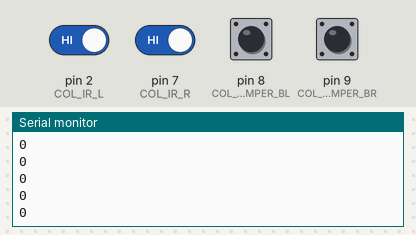
Bench run of a sketch on a simulated Arduino Uno, built with avr-gcc and run on an emulated ATmega328P. Parts: the last lines printed to the serial monitor. The inputs (shaded band) are chosen by the test bench; at power-on: pin 2 (COL_IR_L), pin 7 (COL_IR_R), pin 8 (COL_BUMPER_BL), pin 9 (COL_BUMPER_BR) HIGH.

Above: at 1.2 s.
1.3 s: pin 2 (COL_IR_L) driven LOW
At 1.32 s:
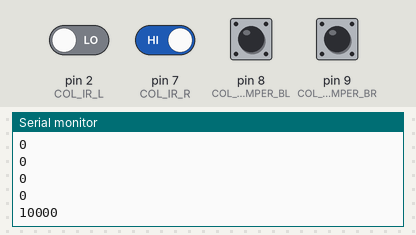
2.8 s: pin 7 (COL_IR_R) driven LOW
At 2.83 s:
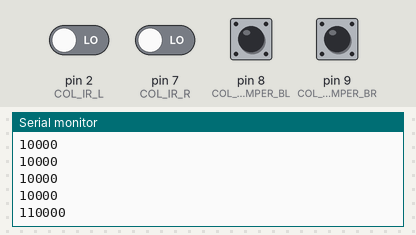
4.3 s: pin 8 (COL_BUMPER_BL) pulled LOW for 0.15 s
At 4.34 s:
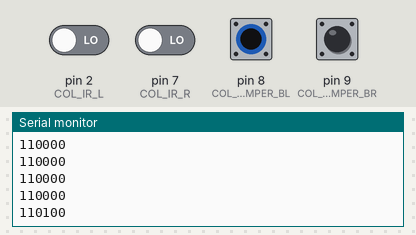
5.9 s: pin 9 (COL_BUMPER_BR) pulled LOW for 0.15 s
At 5.95 s:
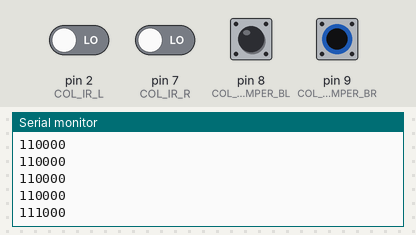
7.5 s: pin 2 (COL_IR_L) driven HIGH
At 7.56 s:
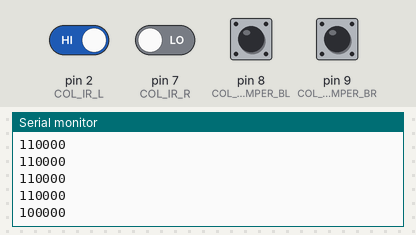
9.0 s: pin 8 (COL_BUMPER_BL) pulled LOW for 1 s
At 9.02 s:
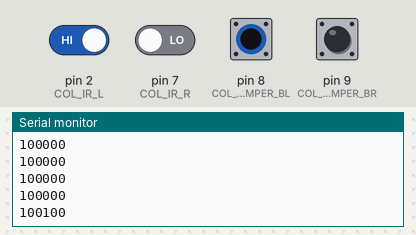
Timing chart, 0 to 12.0 s (numbered marks = the images above; inputs shaded):
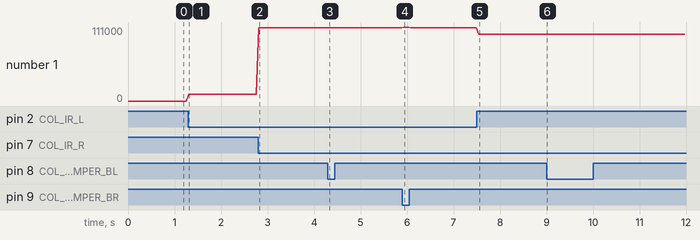

Measured:
- after the input at 1.3 s, the serial monitor: prints a new line at once (image 1)
- after the input at 2.8 s, the serial monitor: prints a new line at once (image 2)
- after the input at 4.3 s, the serial monitor: prints a new line at once (image 3)
- after the input at 5.9 s, the serial monitor: prints a new line at once (image 4)
- after the input at 7.5 s, the serial monitor: prints a new line at once (image 5)
- after the input at 9.0 s, the serial monitor: prints a new line at once (image 6)
- plotted number 1: 0 → 10000 after the input at 1.3 s, 10000 → 110000 after the input at 2.8 s, 110000 → 100000 after the input at 7.5 s

The sketch:

Test_I2CFollower_Bumper_V01b.ino
```cpp
#include <Wire.h>

// Address for nervous system slave sensor array
#define NERVSYS_ADDR 9

// Pins for collision sensors
#define COL_BUMPER_FL 0
#define COL_BUMPER_FR 1
#define COL_BUMPER_BL 8
#define COL_BUMPER_BR 9

#define COL_IR_L 2
#define COL_IR_R 7

byte collisionFlags = B00000000;

void setup() {
  Serial.begin(115200);
  Wire.begin(NERVSYS_ADDR);
  Wire.onRequest(requestEvent);

  pinMode(COL_BUMPER_FR, INPUT_PULLUP);
  pinMode(COL_BUMPER_FL, INPUT_PULLUP);
  pinMode(COL_BUMPER_BR, INPUT_PULLUP);
  pinMode(COL_BUMPER_BL, INPUT_PULLUP);
  pinMode(COL_IR_R, INPUT);
  pinMode(COL_IR_L, INPUT);
}

void requestEvent(){
  Wire.write(collisionFlags);
}

void loop() {
  byte temp = B00000000;

  int8_t switchFL = digitalRead(COL_BUMPER_FL);
  int8_t switchFR = digitalRead(COL_BUMPER_FR);
  int8_t switchBL = digitalRead(COL_BUMPER_BL);
  int8_t switchBR = digitalRead(COL_BUMPER_BR);
  int8_t IRL = digitalRead(COL_IR_L);
  int8_t IRR = digitalRead(COL_IR_R);

  // Note switches close, allow current to flow, voltage 0
  if(switchFL == 0){
    temp = temp | B00000001;
  }
  if(switchFR == 0){
    temp = temp | B00000010;
  }
  if(switchBL == 0){
    temp = temp | B00000100;
  }
  if(switchBR == 0){
    temp = temp | B00001000;
  }
  if(IRL == 0){
    temp = temp | B00010000;
  }
  if(IRR == 0){
    temp = temp | B00100000;
  }
  collisionFlags = temp;

  // Print flags to serial for debugging
  Serial.println(collisionFlags,BIN);

  delay(50);
}
```
